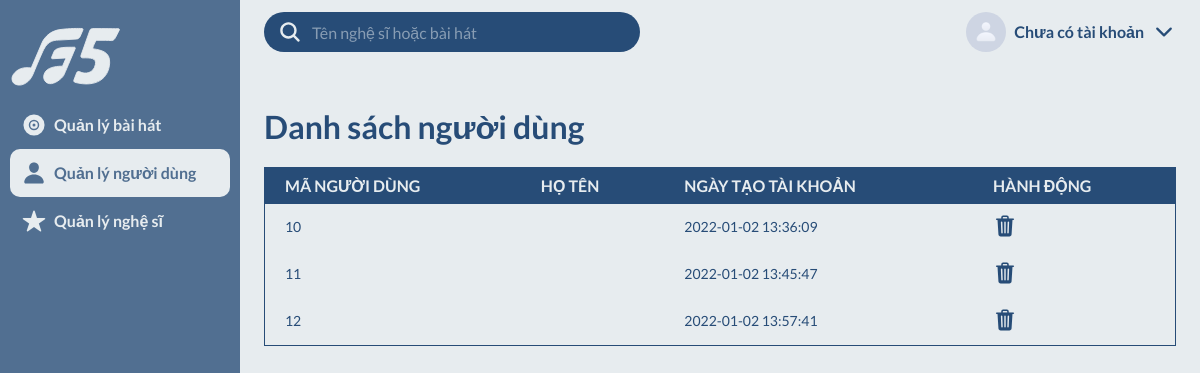
Page /manage_users.php on the earlier database version.
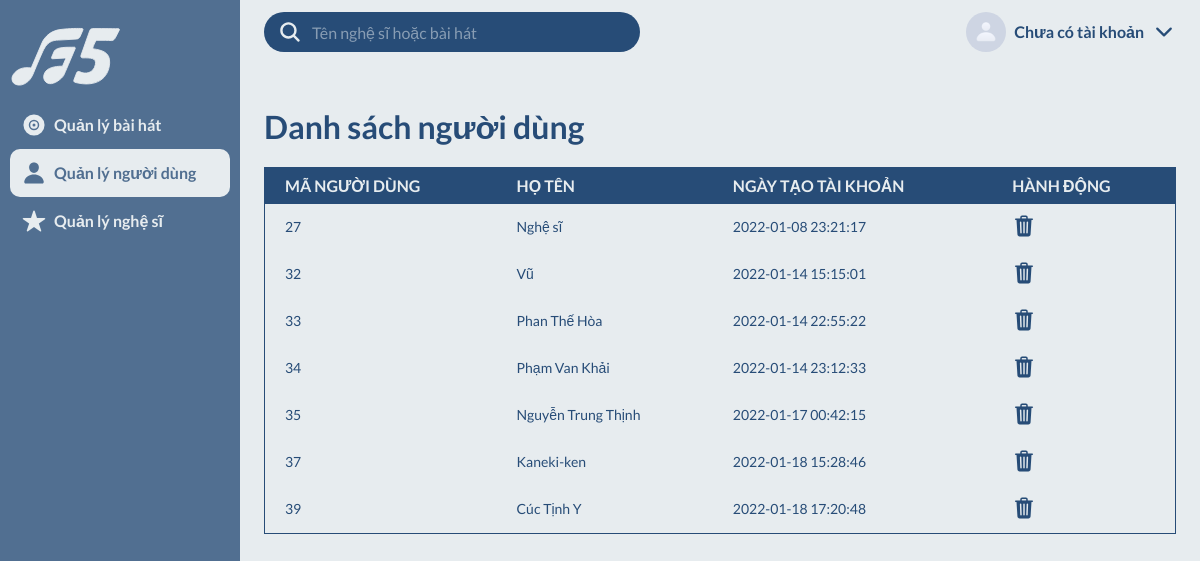
Same page on the later database version.
### tables this page shows
CREATE TABLE `users` (
  `id` int(30) NOT NULL,
  `stagename` varchar(255) NOT NULL,
  `username` varchar(50) NOT NULL,
  `password` text NOT NULL,
  `type` int(1) NOT NULL DEFAULT 2,
  `date_created` datetime NOT NULL DEFAULT current_timestamp(),
  `image` varchar(100) DEFAULT NULL,
  `occupation` varchar(255) NOT NULL
);

### manage_users.php (the view, shortened to what this page needs)
<!DOCTYPE html>
<html lang="en">
    <head>
        <link rel="stylesheet" href="./css/base.css" />
        <link rel="stylesheet" href="./css/app.css" />
        <link rel="stylesheet" href="./css/search.css" />
        <link rel="stylesheet" href="./css/table.css" />
    </head>
    <body>
        <div class="grid">
            <div class="sidebar">
                <img src="./assets/Logo F5.svg" alt="" class="logo" />
                <nav class="nav">
                    <ul class="nav-top">
                        <li class="nav-item">
                            <a href="manage_songs.php" class="nav-link">
                                <ion-icon name="disc"></ion-icon>Quản lý bài hát
                            </a>
                        </li>
                        <li class="nav-item">
                            <a href="manage_users.php" class="nav-link selected">
                                <ion-icon name="person"></ion-icon>Quản lý người dùng
                            </a>
                        </li>
                        <li class="nav-item">
                            <a href="manage_artists.php" class="nav-link">
                                <ion-icon name="star"></ion-icon>Quản lý nghệ sĩ
                            </a>
                        </li>
                    </ul>
                </nav>
            </div>
            <header class="header">
                <form action="search.php" method="post" class="search-engine">
                    <ion-icon name="search"></ion-icon>
                    <input
                        type="text" name="search1" id="search"
                        class="search-input"
                        placeholder="Tên nghệ sĩ hoặc bài hát" autocomplete="off" required
                    />
                </form>
                <?php if(isset($_SESSION['currAdmin'])){?>
                <div class="user">
                    <img
                        src="<?='./assets/avatar/'.$_SESSION['path']?>"
                        alt="Avatar"
                        class="user-avatar"
                    />
                    <span class="user-name"><?=$_SESSION['name']?></span>
                    <ion-icon name="chevron-down-outline"></ion-icon>
                    <ul class="nav sub-menu">
                        <li class="nav-item">
                            <a href="view_user.php" class="nav-link">
                                <ion-icon name="person"></ion-icon>Trang cá nhân
                            </a>
                        </li>
                        <li class="nav-item">
                            <a href="logout.php" class="nav-link">
                                <ion-icon name="log-out-outline"></ion-icon>Đăng
                                xuất
                            </a>
                        </li>
                    </ul>
                </div>
                <?php }else{?>
                <div class="user">
                    <img
                        src="./assets/img/iconTrang.jpg"
                        alt="Avatar"
                        class="user-avatar"
                    />
                    <span class="user-name">Chưa có tài khoản</span>
                    <ion-icon name="chevron-down-outline"></ion-icon>
                </div>
                <?php }?>
            </header>
            <main class="main">
                <h1 class="table-title">Danh sách người dùng</h1>
                <table id = "songs">
                    <thead>
                        <tr>
                            <th>Mã Người Dùng</th>
                            <th>Họ Tên</th>
                            <th>Ngày Tạo Tài Khoản</th>
                            <th>Hành Động</th>
                        </tr>
                    </thead>
                <?php
                    include 'db_connect.php';
                    $sql_song = "SELECT * FROM users where type = 2";
                    $result_song = mysqli_query($conn, $sql_song);
                    while($row=mysqli_fetch_array($result_song)){
                ?>
                    <tbody>
                        <tr>
                            <td><?php echo $row['id']; ?></td>
                            <td><?php echo $row['stagename']; ?></td>
                            <td><?php echo $row['date_created']; ?></td>
                            <td>
                                <a href="delete_user.php?id=<?php echo $row['id']; ?>">
                                    <ion-icon name="trash"></ion-icon>
                                </a>
                            </td>
                        </tr>
                    </tbody>
                <?php
                    }
                ?>
                </table>
            </main>
    </body>
</html>

Differences in the rows shown:
removed users: id "10", date_created "2022-01-02 13:36:09"
removed users: id "11", date_created "2022-01-02 13:45:47"
no longer on this page (row edited): users: id "12", date_created "2022-01-02 13:57:41"
added users: id "27", stagename "Nghệ sĩ", date_created "2022-01-08 23:21:17"
added users: id "32", stagename "Vũ", date_created "2022-01-14 15:15:01"
added users: id "33", stagename "Phan Thế Hòa", date_created "2022-01-14 22:55:22"
added users: id "34", stagename "Phạm Van Khải", date_created "2022-01-14 23:12:33"
added users: id "35", stagename "Nguyễn Trung Thịnh", date_created "2022-01-17 00:42:15"
added users: id "37", stagename "Kaneki-ken", date_created "2022-01-18 15:28:46"
added users: id "39", stagename "Cúc Tịnh Y", date_created "2022-01-18 17:20:48"
